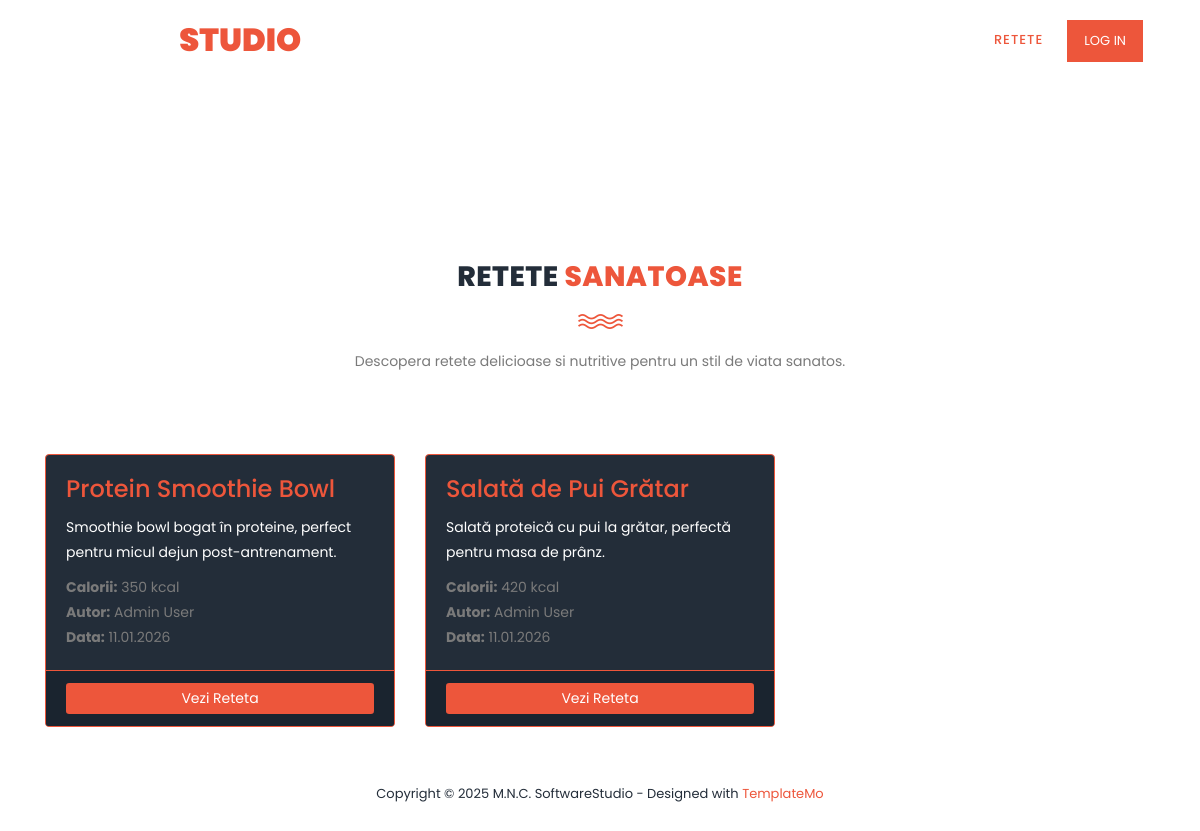
/public/retete, run on the app's committed database.
### tables this page shows
CREATE TABLE `recipes` (
  `recipe_id` INT(11) NOT NULL AUTO_INCREMENT,
  `title` VARCHAR(150) NOT NULL,
  `description` TEXT NOT NULL,
  `steps` TEXT NOT NULL,
  `created_by_user_id` INT(11) NOT NULL,
  `total_calories` INT(11) DEFAULT 0,
  `is_public` TINYINT(1) DEFAULT 1,
  `created_at` TIMESTAMP DEFAULT CURRENT_TIMESTAMP,
  `updated_at` TIMESTAMP DEFAULT CURRENT_TIMESTAMP ON UPDATE CURRENT_TIMESTAMP,
  PRIMARY KEY (`recipe_id`),
  KEY `idx_created_by` (`created_by_user_id`),
  KEY `idx_is_public` (`is_public`),
  CONSTRAINT `fk_recipes_user` FOREIGN KEY (`created_by_user_id`) REFERENCES `users` (`user_id`) ON DELETE CASCADE ON UPDATE CASCADE
);

CREATE TABLE `users` (
  `user_id` INT(11) NOT NULL AUTO_INCREMENT,
  `role_id` INT(11) NOT NULL DEFAULT 1,
  `name` VARCHAR(100) NOT NULL,
  `email` VARCHAR(150) NOT NULL UNIQUE,
  `password_hash` VARCHAR(255) NOT NULL,
  `created_at` TIMESTAMP DEFAULT CURRENT_TIMESTAMP,
  `updated_at` TIMESTAMP DEFAULT CURRENT_TIMESTAMP ON UPDATE CURRENT_TIMESTAMP,
  PRIMARY KEY (`user_id`),
  KEY `idx_email` (`email`),
  KEY `idx_role_id` (`role_id`),
  CONSTRAINT `fk_users_role` FOREIGN KEY (`role_id`) REFERENCES `roles` (`role_id`) ON DELETE RESTRICT ON UPDATE CASCADE
);

### public/index.php (called while the page is built, shortened)
<?php
$router = new Router();
$router->get('fitnessapp/public', 'CoreController@index');
$router->get('fitnessapp/public/', 'CoreController@index');
$router->get('', 'CoreController@index');
$router->get('logout', 'UserController@logout');
$router->post('user/login', 'UserController@login');
$router->post('user/register', 'UserController@register');
$router->get('retete', 'RecipeController@index');
$router->get('retete/create', 'RecipeController@create');
$router->post('retete/store', 'RecipeController@store');
$router->get('retete/edit/{id}', 'RecipeController@edit');
$router->post('retete/update/{id}', 'RecipeController@update');
$router->get('retete/delete/{id}', 'RecipeController@delete');
$router->get('antrenamente', 'WorkoutController@index');
$router->get('antrenamente/create', 'WorkoutController@create');
$router->post('antrenamente/store', 'WorkoutController@store');
$router->get('antrenamente/edit/{id}', 'WorkoutController@edit');
$router->post('antrenamente/update/{id}', 'WorkoutController@update');
$router->get('antrenamente/delete/{id}', 'WorkoutController@delete');
$router->get('orar', 'CoreController@orar');
$router->dispatch();

### app/Models/BaseModel.php (called while the page is built, shortened)
<?php
abstract class BaseModel {
    public function __construct() {
        try {
            $this->db = new mysqli(
                Config::DB_SERVER,
                Config::DB_USERNAME,
                Config::DB_PASSWORD,
                Config::DB_NAME
            );
        } catch (mysqli_sql_exception $e) {
            echo "<h1>DATABASE CONNECTION ERROR: Could not connect to the database.</h1>";
            echo "<p>Please check your database configuration and ensure the database server is running.</p>";
            error_log("Database connection error: " . $e->getMessage());
            exit;
        }
    }
}

### app/Models/RecipeModel.php (called while the page is built, shortened)
<?php
require_once __DIR__ . '/BaseModel.php';
class RecipeModel extends BaseModel {
    public function getAllRecipes(): array {
        $recipes = [];
        $sql = "SELECT r.*, r.created_by_user_id as created_by, u.name as author_name
                FROM recipes r
                LEFT JOIN users u ON r.created_by_user_id = u.user_id
                WHERE r.is_public = 1
                ORDER BY r.created_at DESC";
        if ($result = $this->db->query($sql)) {
            while ($row = $result->fetch_assoc()) {
                $recipes[] = $row;
            }
        }
        return $recipes;
    }
}

### app/Views/retete.php (the view, shortened to what this page needs)
<!DOCTYPE html>
<html lang="ro">
<head>
    <link rel="stylesheet" type="text/css" href="./../assets/css/bootstrap.min.css">
    <link rel="stylesheet" type="text/css" href="./../assets/css/font-awesome.css">
    <link rel="stylesheet" href="./../assets/css/templatemo-training-studio.css">
    <link rel="stylesheet" type="text/css" href="./../public/css/base.css">
    <link rel="stylesheet" type="text/css" href="./../public/css/components.css">
</head>
<body>
    <header class="header-area header-sticky">
        <div class="container">
            <div class="row">
                <div class="col-12">
                    <nav class="main-nav">
                        <a href="<?php echo defined('Config::BASE_URL') ? Config::BASE_URL : '/fitnessapp/public/'; ?>" class="logo">Fitness<em> Studio</em></a>
                        <ul class="nav">
                            <li><a href="<?php echo defined('Config::BASE_URL') ? Config::BASE_URL : '/fitnessapp/public/'; ?>">Home</a></li>
                            <li><a href="#" class="active">Retete</a></li>
                            <li class="main-button">
                                <?php if (isset($_SESSION['user_id'])): ?>
                                    <a href="<?php echo defined('Config::BASE_URL') ? Config::BASE_URL : '/fitnessapp/public/'; ?>logout">Logout (<?php echo htmlspecialchars($_SESSION['user_name']); ?>)</a>
                                <?php else: ?>
                                    <a href="<?php echo defined('Config::BASE_URL') ? Config::BASE_URL : '/fitnessapp/public/'; ?>">Log In</a>
                                <?php endif; ?>
                            </li>
                        </ul>
                    </nav>
                </div>
            </div>
        </div>
    </header>
    <section class="section" id="retete" style="margin-top: 120px;">
        <div class="container">
            <div class="row">
                <div class="col-lg-6 offset-lg-3">
                    <div class="section-heading">
                        <h2>Retete <em>Sanatoase</em></h2>
                        <img src="./../assets/images/line-dec.png" alt="waves">
                        <p>Descopera retete delicioase si nutritive pentru un stil de viata sanatos.</p>
                    </div>
                </div>
            </div>
            <div class="row">
                <?php if (!empty($recipes)): ?>
                    <?php foreach ($recipes as $recipe): ?>
                        <div class="col-lg-4 col-md-6 mb-4">
                            <div class="card h-100" style="background-color: #232d39; border: 1px solid #ed563b;">
                                <div class="card-body">
                                    <h4 class="card-title" style="color: #ed563b;"><?php echo htmlspecialchars($recipe['title']); ?></h4>
                                    <p class="card-text" style="color: #fff;">
                                        <?php
                                        $desc = htmlspecialchars($recipe['description']);
                                        echo strlen($desc) > 150 ? substr($desc, 0, 150) . '...' : $desc;
                                        ?>
                                    </p>
                                    <div style="color: #fff; font-size: 14px; margin-top: 10px;">
                                        <p><strong>Calorii:</strong> <?php echo htmlspecialchars($recipe['total_calories']); ?> kcal</p>
                                        <p><strong>Autor:</strong> <?php echo htmlspecialchars($recipe['author_name'] ?? 'Necunoscut'); ?></p>
                                        <p><strong>Data:</strong> <?php echo date('d.m.Y', strtotime($recipe['created_at'])); ?></p>
                                    </div>
                                </div>
                                <div class="card-footer" style="background-color: #1a242f; border-top: 1px solid #ed563b;">
                                    <button class="btn btn-sm" style="background-color: #ed563b; color: #fff; width: 100%;"
                                            data-toggle="modal" data-target="#recipeModal<?php echo $recipe['recipe_id']; ?>">
                                        Vezi Reteta
                                    </button>
                                </div>
                            </div>
                        </div>
                    <?php endforeach; ?>
                <?php endif; ?>
            </div>
        </div>
    </section>
    <footer>
        <div class="container">
            <div class="row">
                <div class="col-lg-12">
                    <p>Copyright &copy; 2025 M.N.C. SoftwareStudio - Designed with <a rel="nofollow" href="https://templatemo.com" class="tm-text-link" target="_parent">TemplateMo</a></p>
                </div>
            </div>
        </div>
    </footer>
</body>
</html>

### assets/css/templatemo-training-studio.css (style rules this page uses)
html, body, div, span, applet, object, iframe, h1, h2, h3, h4, h5, h6, p, blockquote, div pre, a, abbr, acronym, address, big, cite, code, del, dfn, em, font, img, ins, kbd, q, s, samp, small, strike, strong, sub, sup, tt, var, b, u, i, center, dl, dt, dd, ol, ul, li, figure, header, nav, section, article, aside, footer, figcaption { margin: 0; padding: 0; border: 0; outline: 0; }
ul, li { padding: 0; margin: 0; list-style: none; }
header, nav, section, article, aside, footer, hgroup { display: block; }
* { box-sizing: border-box; }
html, body { font-family: 'Poppins', sans-serif; font-weight: 400; background-color: #fff; font-size: 16px; -ms-text-size-adjust: 100%; -webkit-font-smoothing: antialiased; -moz-osx-font-smoothing: grayscale; }
a { text-decoration: none !important; }
h1, h2, h3, h4, h5, h6 { margin-top: 0px; margin-bottom: 0px; }
ul { margin-bottom: 0px; }
p { font-size: 14px; line-height: 25px; color: #7a7a7a; }
html, body { background: #fff; font-family: 'Poppins', sans-serif; }
.section-heading { text-align: center; margin-top: 140px; margin-bottom: 80px; }
.section-heading h2 { font-size: 28px; font-weight: 800; color: #232d39; text-transform: uppercase; letter-spacing: 0.5px; margin-top: 0px; margin-bottom: 0px; }
.section-heading h2 em { font-style: normal; color: #ed563b; }
.section-heading img { margin: 20px auto; }
.main-button a { display: inline-block; font-size: 15px; padding: 12px 20px; background-color: #ed563b; color: #fff; text-align: center; font-weight: 400; text-transform: uppercase; transition: all .3s; }
.header-area { position: absolute; top: 0px; left: 0px; right: 0px; z-index: 100; height: 80px; background: rgba(250,250,250,0.1); -webkit-transition: all .5s ease 0s; -moz-transition: all .5s ease 0s; -o-transition: all .5s ease 0s; transition: all .5s ease 0s; }
.header-area .main-nav { min-height: 80px; background: transparent; }
.header-area .main-nav .logo { line-height: 80px; color: #fff; font-size: 32px; font-weight: 800; text-transform: uppercase; float: left; -webkit-transition: all 0.3s ease 0s; -moz-transition: all 0.3s ease 0s; -o-transition: all 0.3s ease 0s; transition: all 0.3s ease 0s; }
.header-area .main-nav .logo em { font-style: normal; color: #ed563b; font-weight: 900; }
.header-area .main-nav .nav { float: right; margin-top: 27px; margin-right: 0px; background-color: transparent; -webkit-transition: all 0.3s ease 0s; -moz-transition: all 0.3s ease 0s; -o-transition: all 0.3s ease 0s; transition: all 0.3s ease 0s; position: relative; z-index: 999; }
.header-area .main-nav .nav li { padding-left: 20px; padding-right: 20px; }
.header-area .main-nav .nav li a { display: block; font-weight: 500; font-size: 13px; color: #7a7a7a; text-transform: uppercase; -webkit-transition: all 0.3s ease 0s; -moz-transition: all 0.3s ease 0s; -o-transition: all 0.3s ease 0s; transition: all 0.3s ease 0s; height: 40px; line-height: 40px; border: transparent; letter-spacing: 1px; }
.header-area .main-nav .nav li a { color: #fff; }
.header-area .main-nav .nav li:last-child a { display: inline-block; font-size: 13px; padding: 11px 17px; background-color: #ed563b; color: #fff; text-align: center; font-weight: 400; letter-spacing: 0px; text-transform: uppercase; transition: all .3s; height: auto; line-height: 20px; }
.header-area .main-nav .nav li:hover a, .header-area .main-nav .nav li a.active { color: #ed563b!important; opacity: 1; }
.header-area.header-sticky { min-height: 80px; }
.header-area.header-sticky .nav { margin-top: 20px !important; }
.header-area.header-sticky .nav li a.active { color: #ed563b; }
@media (max-width: 1200px) { .header-area .main-nav .nav li { padding-left: 12px; padding-right: 12px; } }
@media (max-width: 1200px) { .header-area .main-nav:before { display: none; } }
@media (min-width: 767px) { .header-area .main-nav .nav { display: flex !important; } }
footer { text-align: center; padding: 30px 0px; }
footer p { color: #232d39; font-size: 13px; }
footer p a { cursor: pointer; color: #ed563b; }

### data on the page
recipes: title "Protein Smoothie Bowl", description "Smoothie bowl bogat în proteine, perfect pentru micul dejun post-antrenament.", total_calories "350", created_by_user.name "Admin User", created_at "11.01.2026", $recipe['recipe_id'] 1 (drawn)
recipes: title "Salată de Pui Grătar", description "Salată proteică cu pui la grătar, perfectă pentru masa de prânz.", total_calories "420", created_by_user.name "Admin User", created_at "11.01.2026"
